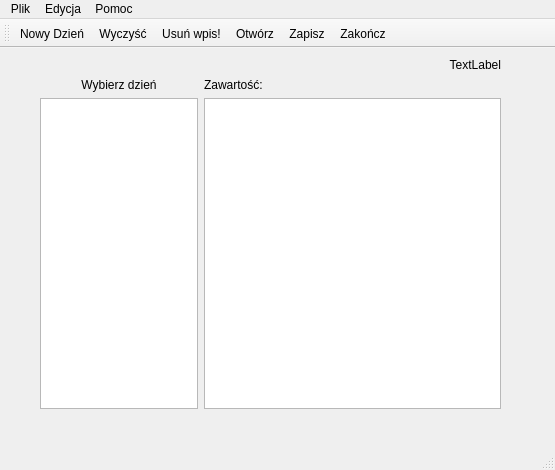
<?xml version="1.0" encoding="UTF-8"?>
<ui version="4.0">
 <class>editor</class>
 <widget class="QMainWindow" name="editor">
  <property name="geometry">
   <rect>
    <x>0</x>
    <y>0</y>
    <width>555</width>
    <height>470</height>
   </rect>
  </property>
  <property name="minimumSize">
   <size>
    <width>555</width>
    <height>470</height>
   </size>
  </property>
  <property name="windowTitle">
   <string>Pamiętnik</string>
  </property>
  <widget class="QWidget" name="centralwidget">
   <widget class="QWidget" name="gridLayoutWidget">
    <property name="geometry">
     <rect>
      <x>20</x>
      <y>10</y>
      <width>501</width>
      <height>351</height>
     </rect>
    </property>
    <layout class="QGridLayout" name="gridLayout_2">
     <property name="sizeConstraint">
      <enum>QLayout::SetMinimumSize</enum>
     </property>
     <item row="2" column="2">
      <widget class="QTextEdit" name="textEdit"/>
     </item>
     <item row="2" column="1">
      <widget class="QListView" name="listView">
       <property name="maximumSize">
        <size>
         <width>158</width>
         <height>16777215</height>
        </size>
       </property>
      </widget>
     </item>
     <item row="1" column="1">
      <widget class="QLabel" name="label">
       <property name="layoutDirection">
        <enum>Qt::LeftToRight</enum>
       </property>
       <property name="text">
        <string>Wybierz dzień</string>
       </property>
       <property name="alignment">
        <set>Qt::AlignCenter</set>
       </property>
      </widget>
     </item>
     <item row="0" column="2">
      <widget class="QLabel" name="label_date">
       <property name="text">
        <string>TextLabel</string>
       </property>
       <property name="alignment">
        <set>Qt::AlignRight|Qt::AlignTrailing|Qt::AlignVCenter</set>
       </property>
      </widget>
     </item>
     <item row="1" column="2">
      <widget class="QLabel" name="label_2">
       <property name="text">
        <string>Zawartość:</string>
       </property>
      </widget>
     </item>
     <item row="2" column="3">
      <spacer name="verticalSpacer">
       <property name="orientation">
        <enum>Qt::Vertical</enum>
       </property>
       <property name="sizeHint" stdset="0">
        <size>
         <width>20</width>
         <height>40</height>
        </size>
       </property>
      </spacer>
     </item>
     <item row="2" column="0">
      <spacer name="verticalSpacer_2">
       <property name="orientation">
        <enum>Qt::Vertical</enum>
       </property>
       <property name="sizeHint" stdset="0">
        <size>
         <width>20</width>
         <height>40</height>
        </size>
       </property>
      </spacer>
     </item>
    </layout>
   </widget>
  </widget>
  <widget class="QMenuBar" name="menubar">
   <property name="geometry">
    <rect>
     <x>0</x>
     <y>0</y>
     <width>555</width>
     <height>25</height>
    </rect>
   </property>
   <widget class="QMenu" name="menuPlik">
    <property name="title">
     <string>Plik</string>
    </property>
    <addaction name="actionnew_day"/>
    <addaction name="separator"/>
    <addaction name="actionOpen"/>
    <addaction name="actionSave"/>
    <addaction name="actionSave_as"/>
    <addaction name="separator"/>
    <addaction name="actionExit"/>
   </widget>
   <widget class="QMenu" name="menuPomoc">
    <property name="title">
     <string>Pomoc</string>
    </property>
    <addaction name="actionHelp"/>
    <addaction name="separator"/>
    <addaction name="actionInfo"/>
   </widget>
   <widget class="QMenu" name="menuEdycja">
    <property name="title">
     <string>Edycja</string>
    </property>
    <addaction name="actionClear"/>
    <addaction name="actionRemove"/>
   </widget>
   <addaction name="menuPlik"/>
   <addaction name="menuEdycja"/>
   <addaction name="menuPomoc"/>
  </widget>
  <widget class="QStatusBar" name="statusbar"/>
  <widget class="QToolBar" name="toolBar">
   <property name="windowTitle">
    <string>toolBar</string>
   </property>
   <attribute name="toolBarArea">
    <enum>TopToolBarArea</enum>
   </attribute>
   <attribute name="toolBarBreak">
    <bool>false</bool>
   </attribute>
   <addaction name="actionnew_day"/>
   <addaction name="actionClear"/>
   <addaction name="actionRemove"/>
   <addaction name="actionOpen"/>
   <addaction name="actionSave"/>
   <addaction name="actionExit"/>
  </widget>
  <action name="actionClear">
   <property name="icon">
    <iconset>
     <normaloff>Icon/clear_document-icon.gif</normaloff>Icon/clear_document-icon.gif</iconset>
   </property>
   <property name="text">
    <string>&amp;Wyczyść</string>
   </property>
   <property name="toolTip">
    <string>Usuwa Cały Tekst</string>
   </property>
   <property name="shortcut">
    <string>Ctrl+N</string>
   </property>
  </action>
  <action name="actionOpen">
   <property name="icon">
    <iconset>
     <normaloff>Icon/open_256.png</normaloff>Icon/open_256.png</iconset>
   </property>
   <property name="text">
    <string>&amp;Otwórz</string>
   </property>
   <property name="toolTip">
    <string>Otwiera plik</string>
   </property>
   <property name="shortcut">
    <string>Ctrl+O</string>
   </property>
  </action>
  <action name="actionSave">
   <property name="icon">
    <iconset>
     <normaloff>Icon/Save-as-icon.png</normaloff>Icon/Save-as-icon.png</iconset>
   </property>
   <property name="text">
    <string>&amp;Zapisz</string>
   </property>
   <property name="toolTip">
    <string>Zapisuje plik</string>
   </property>
   <property name="shortcut">
    <string>Ctrl+S</string>
   </property>
  </action>
  <action name="actionExit">
   <property name="icon">
    <iconset>
     <normaloff>Icon/exit.png</normaloff>Icon/exit.png</iconset>
   </property>
   <property name="text">
    <string>Zakończ</string>
   </property>
   <property name="shortcut">
    <string>Ctrl+Q</string>
   </property>
  </action>
  <action name="actionHelp">
   <property name="text">
    <string>Pomoc Pamiętnik</string>
   </property>
  </action>
  <action name="actionInfo">
   <property name="text">
    <string>Informacje o ...</string>
   </property>
  </action>
  <action name="actionSave_as">
   <property name="icon">
    <iconset>
     <normaloff>Icon/Save-as-icon.png</normaloff>Icon/Save-as-icon.png</iconset>
   </property>
   <property name="text">
    <string>Zapisz j&amp;ako...</string>
   </property>
   <property name="shortcut">
    <string>Ctrl+A</string>
   </property>
  </action>
  <action name="actionRemove">
   <property name="icon">
    <iconset>
     <normaloff>Icon/Document-Delete-icon.png</normaloff>Icon/Document-Delete-icon.png</iconset>
   </property>
   <property name="text">
    <string>Usuń wpis!</string>
   </property>
   <property name="toolTip">
    <string>Usuwa dany wpis</string>
   </property>
  </action>
  <action name="actionnew_day">
   <property name="icon">
    <iconset>
     <normaloff>Icon/document_add_256.png</normaloff>Icon/document_add_256.png</iconset>
   </property>
   <property name="text">
    <string>Nowy Dzień</string>
   </property>
   <property name="toolTip">
    <string>Tworzy nowy wpis z dzisiejszą datą</string>
   </property>
  </action>
 </widget>
 <resources/>
 <connections>
  <connection>
   <sender>actionExit</sender>
   <signal>triggered()</signal>
   <receiver>editor</receiver>
   <slot>close()</slot>
   <hints>
    <hint type="sourcelabel">
     <x>-1</x>
     <y>-1</y>
    </hint>
    <hint type="destinationlabel">
     <x>303</x>
     <y>292</y>
    </hint>
   </hints>
  </connection>
 </connections>
</ui>
